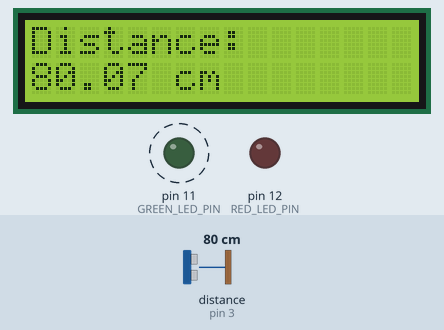
This sketch was run on a simulated Arduino Uno, built with avr-gcc and run on an emulated ATmega328P. Shown: 16×2 character LCD, output pins drawn as LEDs (lit = HIGH). Wiring (inferred from the names in the program): ultrasonic range finder: trigger pin 4; echo pin 3. Dashed ring = blinking. Inputs (shaded band) come from the test bench; at power-on: distance to the obstacle (sensor on pin 3) 80 cm. The echo pulse lasts 58.3 µs per cm; pins used as bus, display or sensor lines are not drawn; what the sketch prints to the serial monitor is not drawn.

Above: at 3.2 s.
3.3 s: distance to the obstacle (sensor on pin 3) set to 2 cm
At 5.6 s:
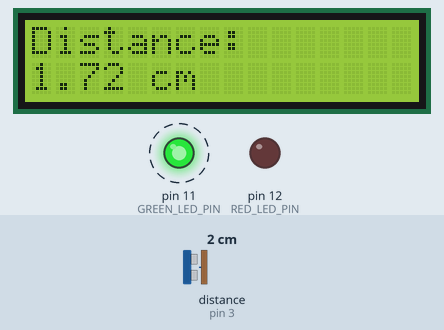
5.7 s: distance to the obstacle (sensor on pin 3) set to 4 cm
At 6.81 s:
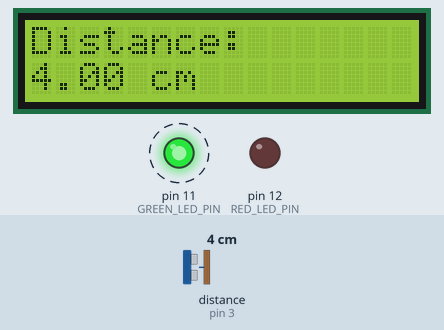
8.1 s: distance to the obstacle (sensor on pin 3) set to 9 cm
At 11.9 s:
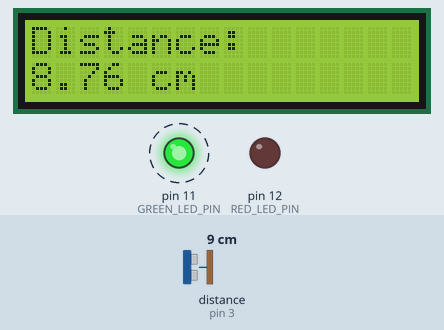
Timing chart, 0 to 16.5 s (numbered marks = the images above; inputs shaded):
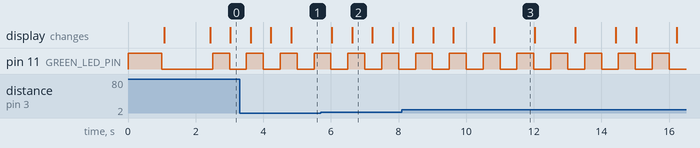

Measured:
- after the input at 3.3 s, the display: first differs from a run without the input after 0.92 s (image 1 shows a later state)
- by itself, pin 11 (GREEN_LED_PIN): alternates HIGH for 0.50 s and LOW for 0.50 s
- what the display in image 2 shows lasts 0.6 s, from 6.6 s to 7.2 s
- what the display in image 3 shows lasts 1.2 s, from 10.8 s to 12.0 s

The sketch:

LCD_demo.ino
```cpp
#include <Wire.h>
#include <LiquidCrystal_I2C.h>

#define ECHO_PIN 3
#define TRIGGER_PIN 4
#define SDA_PIN A4
#define SCL_PIN A5

#define RED_LED_PIN 12
#define GREEN_LED_PIN 11


unsigned long timeBegin = micros();
unsigned long lastTimeUltrasonicTrigger = millis();
unsigned long triggerDebounceInterval = 600;
volatile unsigned long pulseInTimeBegin;
volatile unsigned long pulseInTimeEnd;
volatile bool newDistanceAvailable;
double previousDistance = 400;

unsigned long lastledBlink = millis();
unsigned long ledBlinkInterval = 500;
LiquidCrystal_I2C lcd(0x27, 16, 2);

void blinkLED(int pin){
  unsigned long timeNow = millis();
  if (timeNow - lastledBlink > ledBlinkInterval){
    lastledBlink += ledBlinkInterval;
    if (digitalRead(pin) == LOW){
      digitalWrite(pin, HIGH);
    } else {
      digitalWrite(pin, LOW);
    }
  }

}
void triggerUltrasonicSensor(){
  digitalWrite(TRIGGER_PIN, LOW);
  delayMicroseconds(2);
  digitalWrite(TRIGGER_PIN, HIGH);
  delayMicroseconds(10);
  digitalWrite(TRIGGER_PIN, LOW);
}

double getUltrasonicDistance(){

  double durationMicros = pulseInTimeEnd - pulseInTimeBegin;
  double distanceCenti = durationMicros / 58.0;  // if inch, d/148.0
   if (distanceCenti > 400){
    return previousDistance;
   }
   previousDistance = distanceCenti;
   return distanceCenti;

}

void ultraSonicInterrupt(){
  // this is a change so check both rising and falling modes
  if(digitalRead(ECHO_PIN) == HIGH){
    pulseInTimeBegin = micros();
  } else{
    pulseInTimeEnd = micros();
    newDistanceAvailable = true;
  }
}

void setupPins(){

pinMode(ECHO_PIN, INPUT);
pinMode(RED_LED_PIN , OUTPUT);
pinMode(GREEN_LED_PIN , OUTPUT);
digitalWrite(RED_LED_PIN, LOW);
digitalWrite(GREEN_LED_PIN, LOW);
pinMode(TRIGGER_PIN, OUTPUT);
digitalWrite(GREEN_LED_PIN, HIGH);
delay(1000);
digitalWrite(GREEN_LED_PIN, LOW);

}

void setupLCD(){
  lcd.init();
  lcd.backlight();
  lcd.setCursor(0, 0); // column 0, row 0
  lcd.print("Distance: ");
  lcd.setCursor(0, 1); // column 0, row 1
  lcd.print("0");
  lcd.print(" cm");

}

void setup() {
  setupPins();
  setupLCD();
  delay(1000);
  Serial.begin(115200);
  attachInterrupt(digitalPinToInterrupt(ECHO_PIN), ultraSonicInterrupt, CHANGE);

}

void setDistancetoLCD(double distance){
  lcd.setCursor(0, 1);
  lcd.print("                ");
  lcd.setCursor(0, 1);
  lcd.print(String(distance, 2));
  lcd.print(" cm");
}


void loop() {
  unsigned long timeNow = millis();
  blinkLED(GREEN_LED_PIN);
  if (timeNow - lastTimeUltrasonicTrigger > triggerDebounceInterval ){
    lastTimeUltrasonicTrigger += triggerDebounceInterval;
    //trigger sensor
    triggerUltrasonicSensor();

    if (newDistanceAvailable){
      newDistanceAvailable = false;
      Serial.println(getUltrasonicDistance());
      setDistancetoLCD(getUltrasonicDistance());
    }


  }
}
```
